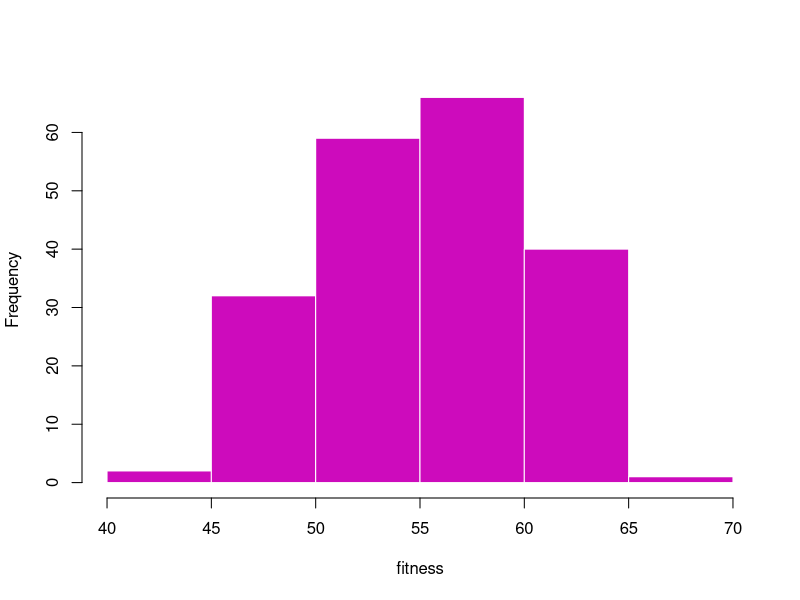

The R script that drew this image:
## ---- chunk 1
#| label: load-packages
#| include: false
library(tidyverse)
palette <- c( "#FF5300", "#9ED80B", "#172869", "#43B629", "#8F92A1", "#1BB6AF")
## ---- chunk 2
set.seed(20)
myData = rnorm(n=200, mean=55, sd=5)

## ---- chunk 3
hist(myData, col=palette()[6], border="white", main="", xlab = "fitness")
## ---- chunk 4


